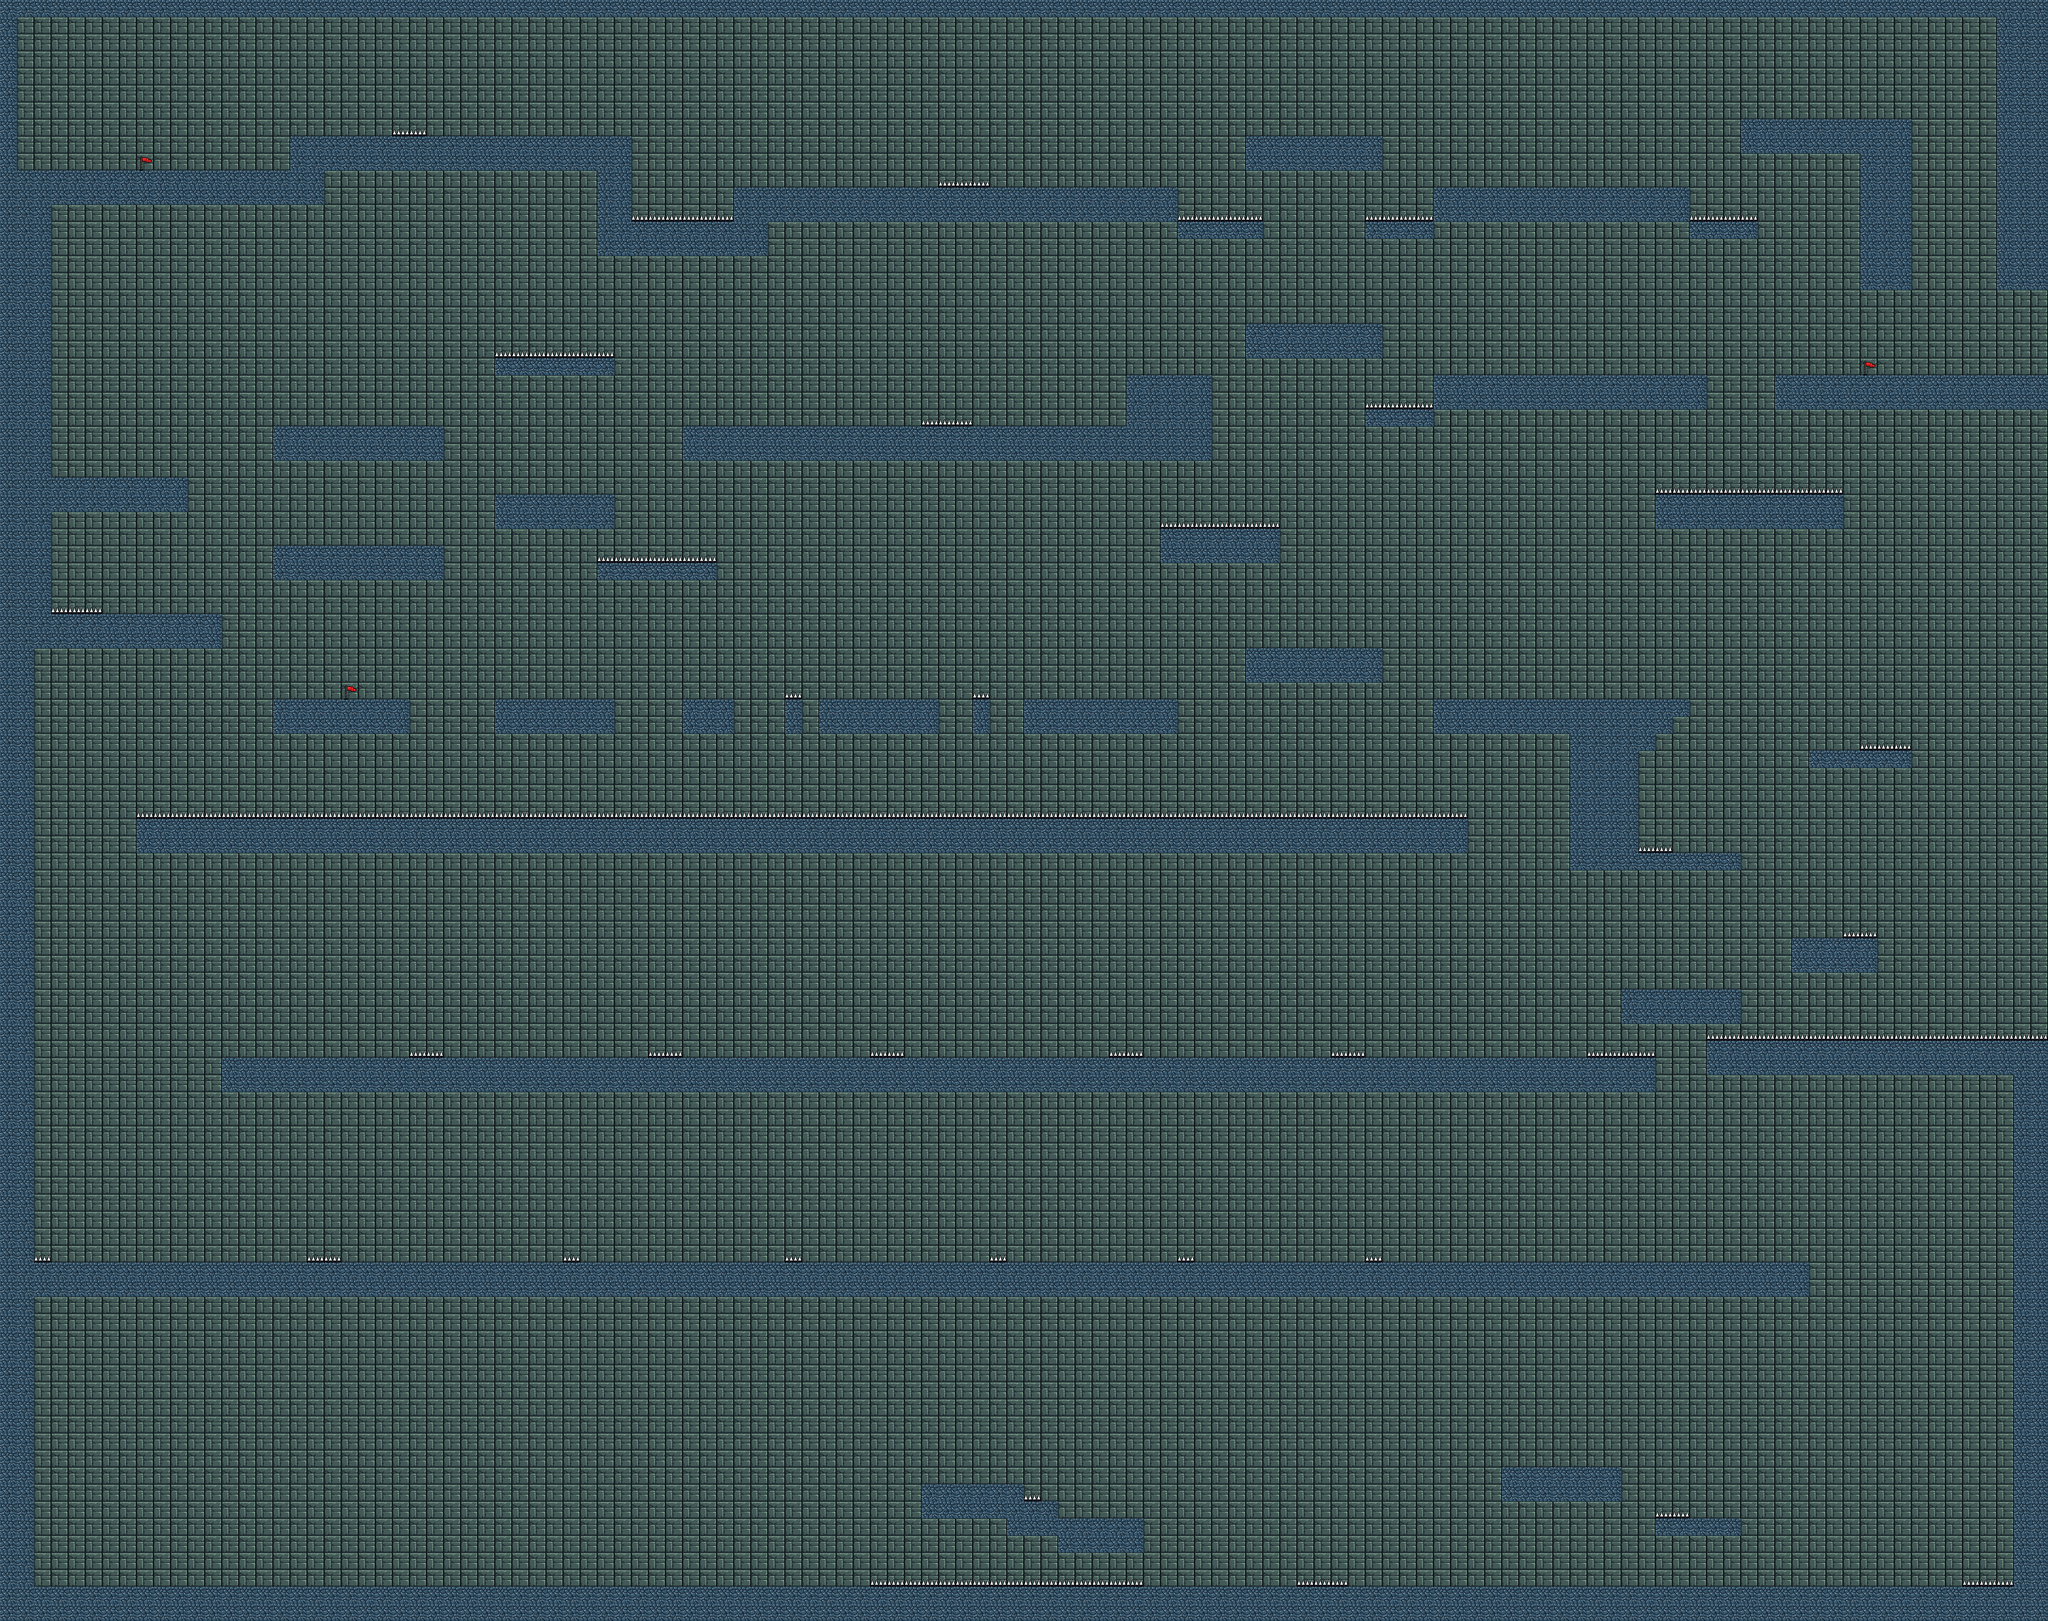

A 2D game scene composited from a Tiled map and its tileset images. What follows is a short description and the map's XML, with each tile layer's data collapsed to a summary:
An orthogonal 120x95 tile map with 32x32 px tiles, 3 tile layers (Tile Layer 1, obst, checkpoint), 4 tilesets and 128 objects.

<map version="1.10" tiledversion="1.12.1" orientation="orthogonal" renderorder="right-down" width="120" height="95" tilewidth="32" tileheight="32" infinite="0" nextlayerid="7" nextobjectid="309">
 <tileset firstgid="1" source="BG1.tsx" />
 <tileset firstgid="2" source="Sprite-0001.tsx" />
 <tileset firstgid="3" source="flag.tsx" />
 <tileset firstgid="4" source="obst2.tsx" />
 <layer id="1" name="Tile Layer 1" width="120" height="95">
  <data>[11400 cells, 11388 non-empty, 3 distinct tile ids]</data>
 </layer>
 <layer id="2" name="obst" width="120" height="95">
  <data>[11400 cells, 232 non-empty, 3 distinct tile ids]</data>
 </layer>
 <layer id="3" name="checkpoint" width="120" height="95">
  <data>[11400 cells, 3 non-empty, 1 distinct tile ids]</data>
 </layer>
 <objectgroup id="4" name="Object Layer">
  <object id="2" x="1.33333" y="319.333" width="606" height="64" />
  <object id="3" x="0.666667" y="-1.33333" width="30" height="322.667" />
  <object id="4" x="30" y="-0.666667" width="851.333" height="32.6667" />
  <object id="5" x="544" y="254" width="641.333" height="65.3333" />
  <object id="7" x="880.667" y="0" width="948.667" height="33.3333" />
  <object id="8" x="1120" y="317.333" width="63.3333" height="164" />
  <object id="9" x="1183.33" y="415.333" width="255.333" height="66" />
  <object id="11" x="1376" y="350.667" width="662.667" height="64" />
  <object id="13" x="2037.33" y="350" width="172" height="67.3333" />
  <object id="14" x="2336" y="254" width="256.667" height="68" />
  <object id="15" x="1830" y="-1.33333" width="1038.67" height="35.3333" />
  <object id="18" x="2869.33" y="-1.33333" width="970" height="34.6667" />
  <object id="19" x="3263.33" y="221.333" width="322" height="68" />
  <object id="20" x="3486.67" y="286" width="98.6667" height="260.667" />
  <object id="21" x="3582.67" y="288.667" width="3.33333" height="0.666667" />
  <object id="24" x="3742.67" y="32" width="96.6667" height="513.333" />
  <object id="25" x="3326.67" y="702" width="512.667" height="66.6667" />
  <object id="26" x="3105.33" y="926" width="351.333" height="67.3333" />
  <object id="28" x="2686.67" y="702" width="514.667" height="66.6667" />
  <object id="29" x="2334.67" y="606" width="258" height="67.3333" />
  <object id="34" x="512.667" y="798" width="319.333" height="69.3333" />
  <object id="35" x="0.666667" y="382.667" width="95.3333" height="542.667" />
  <object id="37" x="-1.33333" y="924.667" width="95.3333" height="290.667" />
  <object id="39" x="96" y="1134.67" width="98" height="29.3333" />
  <object id="40" x="512.667" y="1311.33" width="256" height="64" />
  <object id="41" x="0.666667" y="1214.67" width="63.3333" height="550.667" />
  <object id="42" x="928.667" y="1311.33" width="224" height="64.6667" />
  <object id="43" x="1280.67" y="1311.33" width="95.3333" height="65.3333" />
  <object id="45" x="1472.67" y="1296.67" width="31.3333" height="81.3333" />
  <object id="46" x="1536" y="1310" width="224.667" height="66.6667" />
  <object id="47" x="1823.33" y="1292" width="33.3333" height="85.3333" />
  <object id="48" x="1920" y="1310.67" width="288.667" height="66.6667" />
  <object id="51" x="2336.67" y="1214" width="256" height="66" />
  <object id="54" x="2943.33" y="1376.67" width="162.667" height="31.3333" />
  <object id="55" x="2942" y="1408" width="130" height="224.667" />
  <object id="60" x="3070.67" y="1583.33" width="66" height="26.6667" />
  <object id="67" x="3198.67" y="1934" width="640.667" height="83.3333" />
  <object id="68" x="3776" y="2016" width="63.3333" height="382.667" />
  <object id="69" x="2976.67" y="1970" width="128" height="78.6667" />
  <object id="70" x="252.667" y="1517.33" width="851.333" height="84.6667" />
  <object id="71" x="1102.67" y="1516" width="1055.33" height="86.6667" />
  <object id="72" x="2157.33" y="1514.67" width="594.667" height="87.3333" />
  <object id="74" x="2020" y="1982" width="956" height="66" />
  <object id="76" x="1056.67" y="1982.67" width="964" height="66" />
  <object id="77" x="416.667" y="1984" width="640" height="64" />
  <object id="78" x="-0.666667" y="1763.33" width="64" height="557.333" />
  <object id="79" x="-0.666667" y="2320" width="64" height="80" />
  <object id="84" x="926.667" y="926" width="225.333" height="66.6667" />
  <object id="86" x="2112" y="702" width="159" height="164" />
  <object id="87" x="1281" y="797" width="833" height="70" />
  <object id="91" x="86.6667" y="1150.67" width="330" height="67.3333" />
  <object id="97" x="2687.5" y="1311" width="480" height="33" />
  <object id="98" x="2688" y="1342.5" width="448" height="33.5" />
  <object id="125" x="511.5" y="1022" width="320" height="67" />
  <object id="127" x="1119.67" y="1039.67" width="224.667" height="48" />
  <object id="128" x="3489.33" y="1390.67" width="94.6667" height="21.3333" />
  <object id="130" x="3390" y="1405.33" width="198" height="35.3333" />
  <object id="131" x="3071.33" y="1596.67" width="193.333" height="35.3333" />
  <object id="133" x="3358.67" y="1757.33" width="160.667" height="66.6667" />
  <object id="135" x="3456.67" y="1744" width="63.3333" height="23.3333" />
  <object id="181" x="60" y="2366" width="1025.33" height="66.6667" />
  <object id="182" x="1084.67" y="2365.33" width="992.667" height="68" />
  <object id="183" x="2077.33" y="2365.33" width="1006" height="68.6667" />
  <object id="184" x="3082.67" y="2366" width="310" height="68" />
  <object id="185" x="3776" y="2395" width="65" height="645" />
  <object id="186" x="3681" y="2959" width="102" height="83" />
  <object id="187" x="3102.67" y="2833.33" width="66.6667" height="48" />
  <object id="188" x="3168.67" y="2846" width="97.3333" height="36" />
  <object id="189" x="2884.67" y="2975.33" width="795.333" height="66" />
  <object id="191" x="1631.33" y="2956.67" width="512.667" height="82.6667" />
  <object id="192" x="819.333" y="2974" width="810" height="66.6667" />
  <object id="193" x="-1" y="2399" width="64" height="644" />
  <object id="194" x="60.6667" y="2974" width="757.333" height="67.3333" />
  <object id="195" x="1728" y="2784" width="160" height="64" />
  <object id="198" x="1984.5" y="2846.5" width="159.5" height="66" />
  <object id="201" x="2431" y="2957.67" width="99" height="36" />
  <object id="202" x="2815" y="2750.67" width="226.333" height="66" />
  <object id="208" x="2688" y="350.5" width="479" height="67.5" />
  <object id="211" x="926" y="655" width="228" height="49.3333" />
  <object id="212" x="94.6667" y="894.667" width="258" height="65.3333" />
  <object id="234" x="2495.33" y="1969.67" width="66" height="12.6667" />
  <object id="235" x="2079.33" y="1967.67" width="65" height="15" />
  <object id="236" x="1631.33" y="1969" width="64.6667" height="13.3333" />
  <object id="237" x="1215" y="1969" width="66" height="13.6667" />
  <object id="238" x="767.667" y="1968.67" width="64" height="15" />
  <object id="249" x="575.818" y="2353.45" width="64.9091" height="13.4545" />
  <object id="252" x="1055.33" y="2354" width="30.6667" height="10" />
  <object id="253" x="1471.33" y="2352.67" width="32.6667" height="12" />
  <object id="256" x="1855" y="2352.67" width="32" height="13" />
  <object id="263" x="2206.67" y="2354.67" width="34" height="10" />
  <object id="264" x="2559.33" y="2352" width="32.6667" height="12.6667" />
  <object id="277" x="1760.67" y="332" width="95.3333" height="20" />
  <object id="278" x="2208.75" y="400.75" width="159.5" height="47" />
  <object id="279" x="2560" y="401" width="129" height="48" />
  <object id="280" x="3167.33" y="401" width="129.667" height="48" />
  <object id="282" x="1183.5" y="399.5" width="192" height="17" />
  </objectgroup>
 <objectgroup id="5" name="enemies">
  <!-- 21 objects omitted --></objectgroup>
 <objectgroup id="6" name="Big E">
  <!-- 1 objects omitted --></objectgroup>
</map>
<!-- 32 of 128 objects omitted -->
